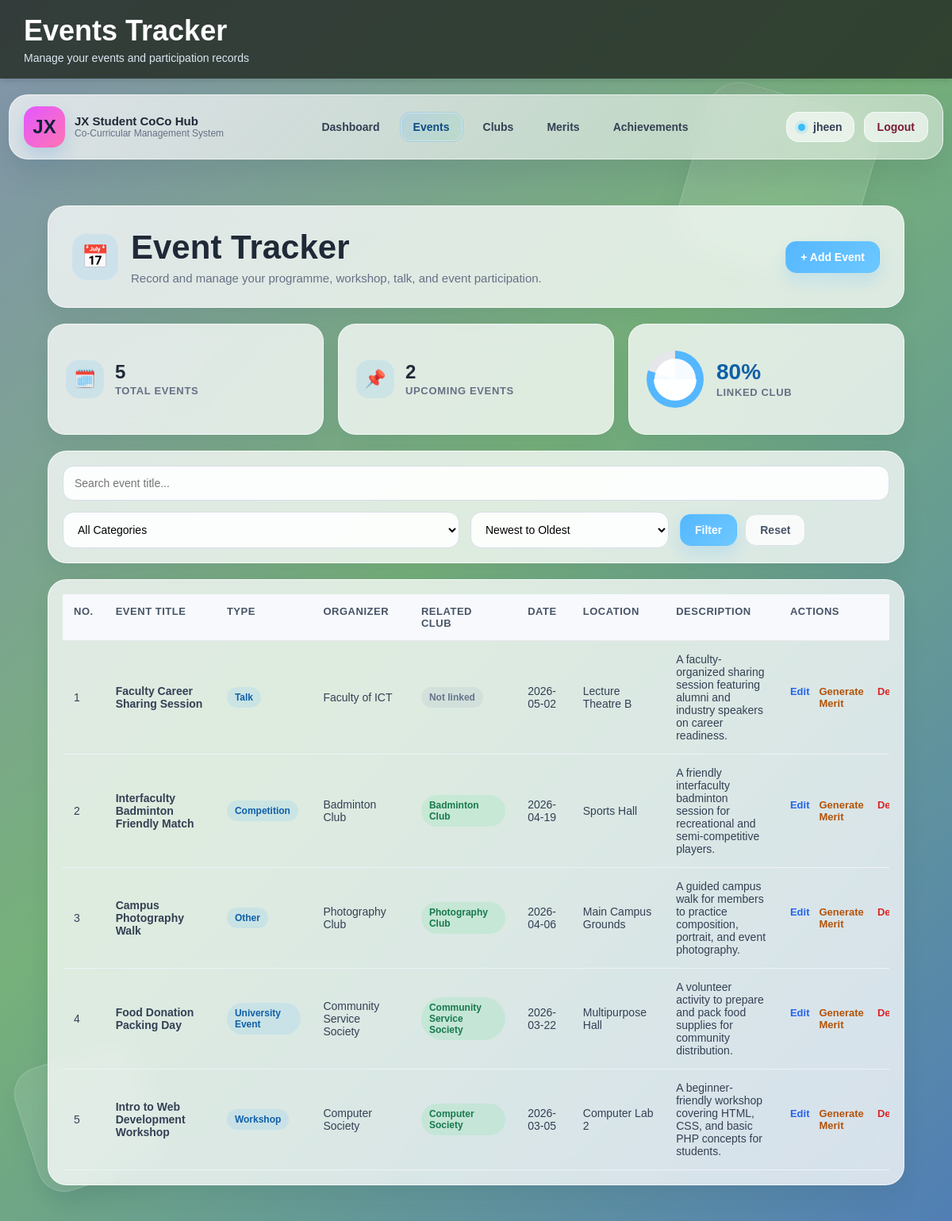
Screenshot of /event/event_list.php (signed in) with the database file from the repository.
### tables this page shows
CREATE TABLE `events` (
  `event_id` int(11) NOT NULL,
  `user_id` int(11) NOT NULL,
  `event_title` varchar(150) NOT NULL,
  `event_type` varchar(100) DEFAULT NULL,
  `organizer` varchar(150) NOT NULL,
  `event_date` date NOT NULL,
  `location` varchar(150) NOT NULL,
  `description` text DEFAULT NULL,
  `created_at` timestamp NOT NULL DEFAULT current_timestamp(),
  `club_id` int(11) DEFAULT NULL
);

CREATE TABLE `clubs` (
  `club_id` int(11) NOT NULL,
  `user_id` int(11) NOT NULL,
  `club_name` varchar(255) NOT NULL,
  `role` varchar(100) NOT NULL,
  `join_date` date NOT NULL,
  `description` text DEFAULT NULL
);

### event/event_list.php (the view, shortened to what this page needs)
<?php
include("../db.php");
$user_id = $_SESSION['user_id'];
$search = "";
$sort_order = "DESC";
$query = "
    SELECT events.*, clubs.club_name AS related_club_name
    FROM events
    LEFT JOIN clubs ON events.club_id = clubs.club_id
    WHERE events.user_id='$user_id'
";
$query .= " ORDER BY events.event_date $sort_order";
$result = mysqli_query($con, $query);
include("../partials/header.php");
include("../partials/navbar.php");
?>
<div class="auth-bg-glass auth-bg-glass-one"></div>
<div class="auth-bg-glass auth-bg-glass-two"></div>
<div class="container module-shell event-shell">
    <?php
        $total_events = 0;
        $upcoming_events = 0;
        $linked_club_count = 0;
        $club_link_percent = 0;
        $stats_query = "SELECT event_date, club_id FROM events WHERE user_id='$user_id'";
        $stats_result = mysqli_query($con, $stats_query);
        if ($stats_result && mysqli_num_rows($stats_result) > 0) {
            $today = date("Y-m-d");
            while ($stats_row = mysqli_fetch_assoc($stats_result)) {
                $total_events++;
                if ($stats_row['event_date'] >= $today) {
                    $upcoming_events++;
                }
                if (!empty($stats_row['club_id'])) {
                    $linked_club_count++;
                }
            }
        }
        if ($total_events > 0) {
            $club_link_percent = round(($linked_club_count / $total_events) * 100);
        }
    ?>
    <section class="module-hero module-hero-event">
        <div class="module-hero-main">
            <div class="module-hero-icon event-accent-soft">📅</div>
            <div class="module-hero-text-wrap">
                <h2>Event Tracker</h2>
                <p>Record and manage your programme, workshop, talk, and event participation.</p>
            </div>
        </div>
        <div class="module-hero-actions">
            <a href="event_add.php" class="module-btn module-btn-primary event-accent-btn">+ Add Event</a>
        </div>
    </section>
    <section class="module-stats-grid">
        <div class="module-stat-card">
            <div class="module-stat-icon event-accent-soft">🗓️</div>
            <div>
                <h3><?php echo $total_events; ?></h3>
                <p>Total Events</p>
            </div>
        </div>
        <div class="module-stat-card">
            <div class="module-stat-icon event-accent-soft">📌</div>
            <div>
                <h3><?php echo $upcoming_events; ?></h3>
                <p>Upcoming Events</p>
            </div>
        </div>
        <div class="module-stat-card event-linkage-mini-card">
            <div class="event-linkage-mini-arc" style="--p: <?php echo $club_link_percent; ?>;"></div>
            <div class="event-linkage-mini-text">
                <h3><?php echo $club_link_percent; ?>%</h3>
                <p>Linked Club</p>
            </div>
        </div>
    </section>
    <section class="module-filter-card">
        <form method="GET" action="event_list.php" class="module-filter-form module-filter-form-event">
            <div class="module-filter-full">
                <input type="text" name="search" value="<?php echo htmlspecialchars($search); ?>" placeholder="Search event title...">
            </div>
            <div>
                <select name="filter_type">
                    <option value="">All Categories</option>
                </select>
            </div>
            <div>
                <select name="sort_order">
                    <option value="DESC" <?php if ($sort_order == "DESC") echo "selected"; ?>>Newest to Oldest</option>
                </select>
            </div>
            <div class="module-filter-actions">
                <button type="submit" class="module-btn module-btn-primary event-accent-btn">Filter</button>
                <a href="event_list.php" class="module-btn module-btn-secondary">Reset</a>
            </div>
        </form>
    </section>
    <section class="module-content-card">
        <?php if(mysqli_num_rows($result) > 0) { ?>
            <div class="module-table-wrap">
                <table class="module-table">
                    <thead>
                        <tr>
                            <th>No.</th>
                            <th>Event Title</th>
                            <th>Type</th>
                            <th>Organizer</th>
                            <th>Related Club</th>
                            <th>Date</th>
                            <th>Location</th>
                            <th>Description</th>
                            <th>Actions</th>
                        </tr>
                    </thead>
                    <tbody>
                        <?php
                        $count = 1;
                        while($row = mysqli_fetch_assoc($result)) { ?>
                            <tr>
                                <td><?php echo $count; ?></td>
                                <td class="module-title-cell"><?php echo htmlspecialchars($row['event_title']); ?></td>
                                <td><span class="module-tag event-tag"><?php echo htmlspecialchars($row['event_type']); ?></span></td>
                                <td><?php echo htmlspecialchars($row['organizer']); ?></td>
                                <td>
                                    <?php if (!empty($row['related_club_name'])) { ?>
                                        <span class="module-tag club-tag"><?php echo htmlspecialchars($row['related_club_name']); ?></span>
                                    <?php } else { ?>
                                        <span class="event-unlinked-badge">Not linked</span>
                                    <?php } ?>
                                </td>
                                <td><?php echo htmlspecialchars($row['event_date']); ?></td>
                                <td><?php echo htmlspecialchars($row['location']); ?></td>
                                <td class="module-description-cell"><?php echo htmlspecialchars($row['description']); ?></td>
                                <td>
                                    <div class="module-action-links">
                                        <a class="module-action-link module-action-edit" href="event_edit.php?event_id=<?php echo $row['event_id']; ?>">Edit</a>
                                        <a class="module-action-link module-action-generate-merit" href="../merit/merit_add.php?event_id=<?php echo $row['event_id']; ?>">Generate Merit</a>
                                        <a
                                            href="#"
                                            class="module-action-link module-action-delete open-event-delete-modal"
                                            data-id="<?php echo $row['event_id']; ?>"
                                            data-title="<?php echo htmlspecialchars($row['event_title']); ?>"
                                            data-type="<?php echo htmlspecialchars($row['event_type']); ?>"
                                            data-organizer="<?php echo htmlspecialchars($row['organizer']); ?>"
                                            data-date="<?php echo htmlspecialchars($row['event_date']); ?>"
                                            data-location="<?php echo htmlspecialchars($row['location']); ?>"
                                        >
                                            Delete
                                        </a>
                                    </div>
                                </td>
                            </tr>
                        <?php $count++; } ?>
                    </tbody>
                </table>
            </div>
        <?php } ?>
    </section>
</div>
    </body>
</html>

### rows the page displays
events: event_title "Faculty Career Sharing Session", event_type "Talk", organizer "Faculty of ICT", shows "Not linked", event_date "2026-05-02", location "Lecture Theatre B", description "A faculty-organized sharing session featuring alumni and industry speakers on career readiness."
events: event_title "Interfaculty Badminton Friendly Match", event_type "Competition", organizer "Badminton Club", club.club_name "Badminton Club", event_date "2026-04-19", location "Sports Hall", description "A friendly interfaculty badminton session for recreational and semi-competitive players."
events: event_title "Campus Photography Walk", event_type "Other", organizer "Photography Club", club.club_name "Photography Club", event_date "2026-04-06", location "Main Campus Grounds", description "A guided campus walk for members to practice composition, portrait, and event photography."
events: event_title "Food Donation Packing Day", event_type "University Event", organizer "Community Service Society", club.club_name "Community Service Society", event_date "2026-03-22", location "Multipurpose Hall", description "A volunteer activity to prepare and pack food supplies for community distribution."
events: event_title "Intro to Web Development Workshop", event_type "Workshop", organizer "Computer Society", club.club_name "Computer Society", event_date "2026-03-05", location "Computer Lab 2", description "A beginner-friendly workshop covering HTML, CSS, and basic PHP concepts for students."

### other values shown
$page_title "Events Tracker"
$page_subtitle "Manage your events and participation records"
$_SESSION['user_name'] "jheen"
$total_events "5"
$upcoming_events "2"
$club_link_percent "80"
